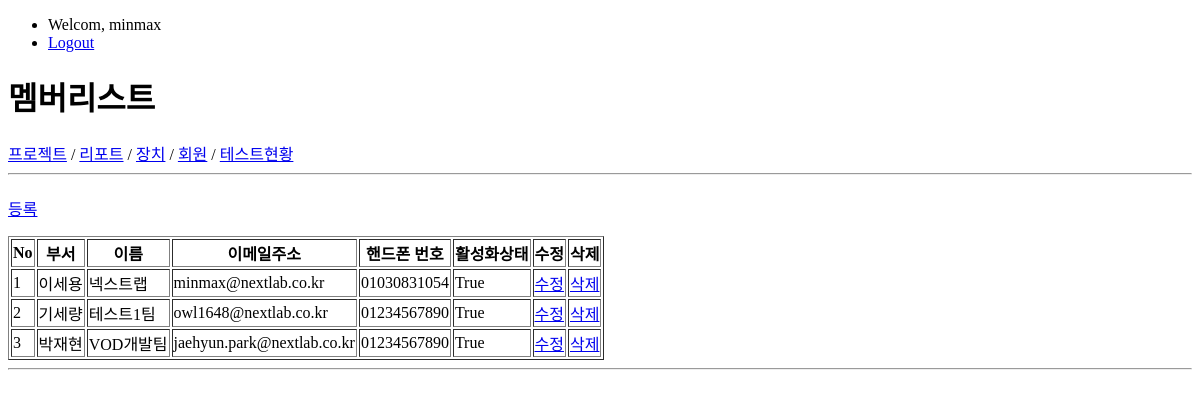
The page /member/ (signed in) on the database as committed earlier.
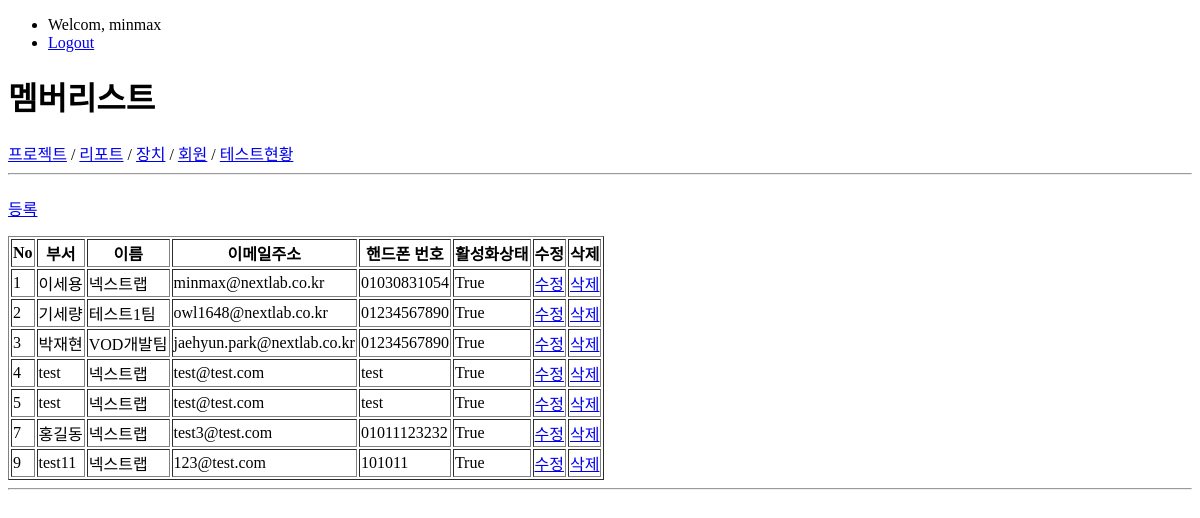
The same page on the database as committed later.
### member/models.py (models this page shows, shortened)
class Member(models.Model):
    name = models.CharField(max_length=50)
    phone_number = models.CharField(max_length=50)
    email_address = models.EmailField()
    department = models.ForeignKey('Department')
    comment = models.CharField(max_length=200)
    created = models.DateTimeField(auto_now_add = True)
    updated = models.DateTimeField(auto_now=True)
    enable = models.BooleanField(default=True)

class Department(models.Model):
    name = models.CharField(max_length=50)
    comment = models.CharField(max_length=200)
    def __str__(self):
        return self.name

### member/views.py (the view)
@login_required
def member_list(request):
    members = Member.objects.all()
    param = {
        'title':"멤버리스트",
        'members':members
        }
    return render(request, 'member_list.html', param)

### member/templates/member_list.html (shortened to what this page needs)
{% extends 'base.html' %}
{% block contents %}
<p><a href="{% url 'member:member_add' %}">등록</a></p>
<div>
    <table border='1'>
            <thead >
                <tr>
                    <th>No</th>
                    <th>부서</th>
                    <th>이름</th>
                    <th>이메일주소</th>
                    <th>핸드폰 번호</th>
                    <th>활성화상태</th>
                    <th>수정</th>
                    <th>삭제</th>
                </tr>
            </thead>
            <tbody>
                {% for member in members %}
                <tr>
                    <td>{{member.id}}</td>
                    <td>{{member.name}}</td>
                    <td>{{member.department}}</td>
                    <td>{{member.email_address}}</td>
                    <td>{{member.phone_number}}</td>
                    <td>{{member.enable}}</td>
                    <td><a href="{% url 'member:member_update' member.id %}">수정</a></td>
                    <td><a href="{% url 'member:member_delete' member.id %}">삭제</a></td>
                </tr>
                {% endfor %}
            </tbody>
        </table>
</div>
{% endblock %}

Rows that differ between the two databases and show on the page:
added Member: id "4", name "test", department "넥스트랩", email_address "test@test.com", phone_number "test", enable "True"
added Member: id "5", name "test", department "넥스트랩", email_address "test@test.com", phone_number "test", enable "True"
added Member: id "7", name "홍길동", department "넥스트랩", email_address "test3@test.com", phone_number "01011123232", enable "True"
added Member: id "9", name "test11", department "넥스트랩", email_address "123@test.com", phone_number "101011", enable "True"
